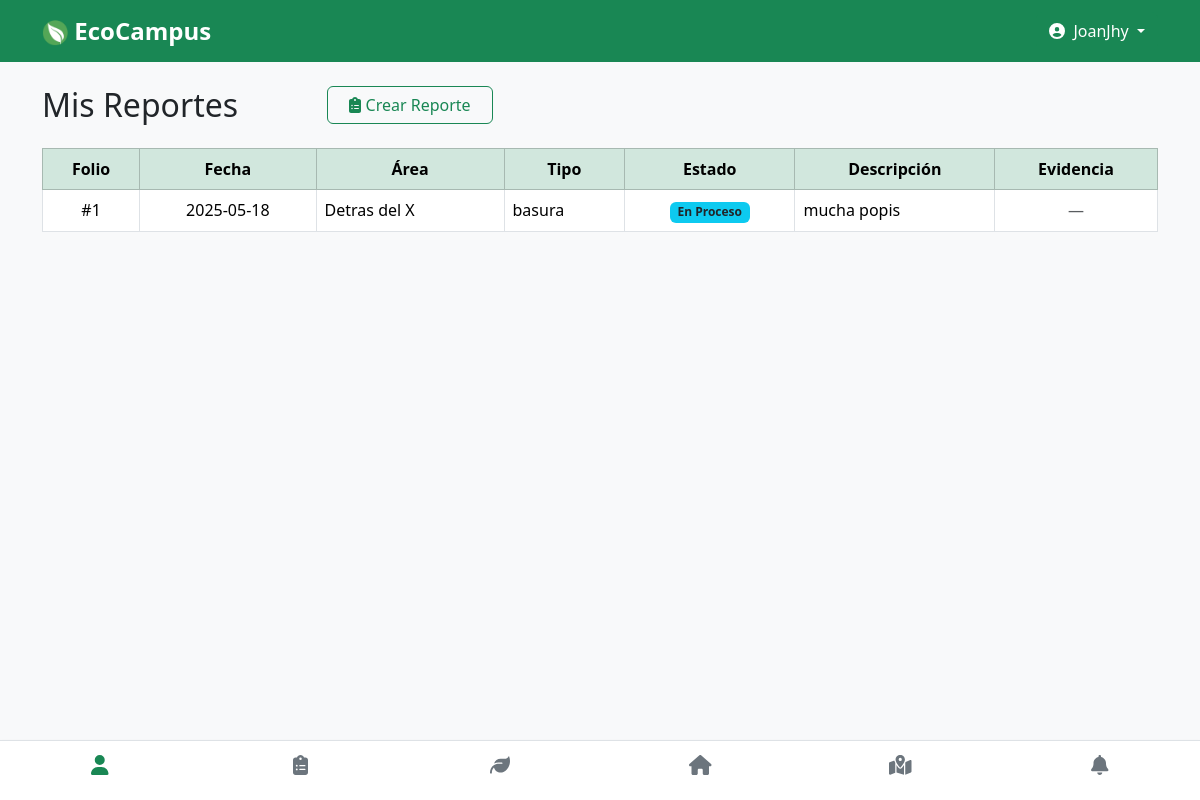
Page /perfil/reportes (signed in) on the committed database.
### backend/models.py (models this page shows)
class Reporte(db.Model):
    id = db.Column(db.Integer, primary_key=True)
    area = db.Column(db.String(100), nullable=False)
    tipo = db.Column(db.String(100), nullable=False)
    descripcion = db.Column(db.String(200), nullable=False)
    comentario = db.Column(db.String(200))
    evidencia = db.Column(db.String(200))  # Ruta del archivo
    fecha = db.Column(db.String(10), nullable=False)
    estado = db.Column(db.String(20), default='pendiente')
    usuario_id = db.Column(db.Integer, db.ForeignKey('usuario.id'), nullable=False)

### backend/routes.py (the view)
    @app.route('/perfil/reportes')
    def perfil_reportes():
        if 'usuario_id' not in session:
            return redirect(url_for('login'))
        reportes = Reporte.query.filter_by(usuario_id=session['usuario_id']).all()
        return render_template('perfil_reportes.html', reportes=reportes)

### frontend/templates/perfil_reportes.html (shortened to what this page needs)
{% extends 'layout.html' %}
{% block content %}
<div class="row mt-4">
  <div class="col-sm-3">
    <h2 class="mb-4">Mis Reportes</h2>
  </div>
    <div class="col-sm-2">
        <a href="{{ url_for('reportes') }}" class="btn btn-outline-success w-100">
        <i class="fas fa-clipboard-list"></i> Crear Reporte
        </a>
    </div>
</div>
{% if reportes %}
  <div class="table-responsive">
    <table class="table table-bordered align-middle">
      <thead class="table-success text-center">
        <tr>
          <th>Folio</th>
          <th>Fecha</th>
          <th>Área</th>
          <th>Tipo</th>
          <th>Estado</th>
          <th>Descripción</th>
          <th>Evidencia</th>
        </tr>
      </thead>
      <tbody>
        {% for r in reportes %}
        <tr>
          <td class="text-center">#{{ r.id }}</td>
          <td class="text-center">{{ r.fecha }}</td>
          <td>{{ r.area }}</td>
          <td>{{ r.tipo }}</td>
          <td class="text-center">
            {% if r.estado == 'pendiente' %}
              <span class="badge bg-warning text-dark">Pendiente</span>
            {% elif r.estado == 'en proceso' %}
              <span class="badge bg-info text-dark">En Proceso</span>
            {% elif r.estado == 'resuelto' %}
              <span class="badge bg-success">Concluido</span>
            {% endif %}
          </td>
          <td>{{ r.descripcion }}</td>
          <td class="text-center">
            {% if r.evidencia %}
              <a href="{{ url_for('static', filename=r.evidencia) }}" target="_blank">
                <i class="fas fa-image"></i> Ver
              </a>
            {% else %}
              <span class="text-muted">—</span>
            {% endif %}
          </td>
        </tr>
        {% endfor %}
      </tbody>
    </table>
  </div>
{% else %}
  <div class="alert alert-secondary text-center">
    No has enviado ningún reporte todavía.
  </div>
{% endif %}
{% endblock %}

### frontend/static/css/main.css (style rules this page uses)
body { font-family: 'Segoe UI', Tahoma, Geneva, Verdana, sans-serif; }

### rows in the picture
Reporte: id "1", fecha "2025-05-18", area "Detras del X", tipo "basura", estado "En Proceso", descripcion "mucha popis"

### other values in the picture
{{ session['usuario_nombre'] }} "JoanJhy"
